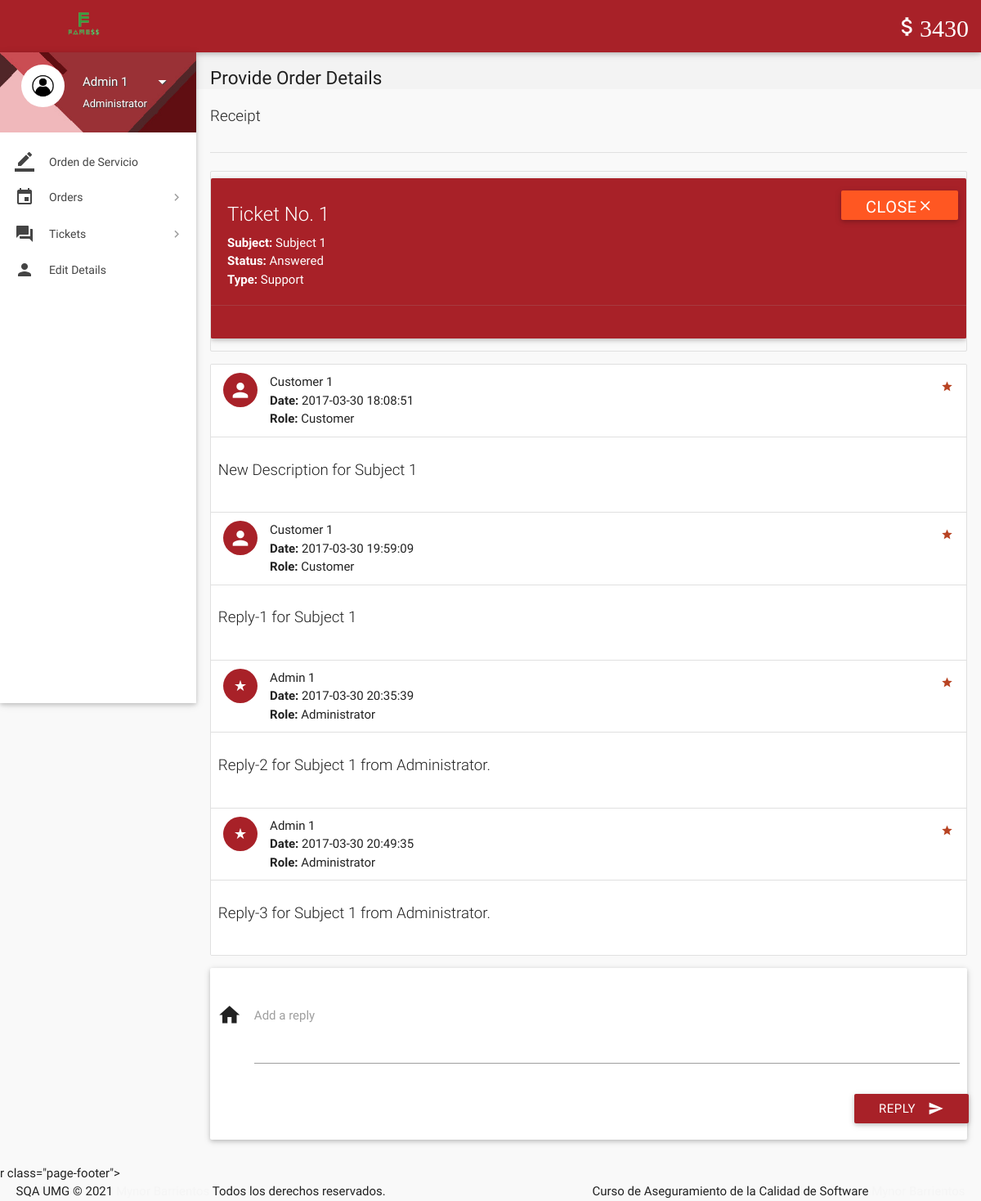
The app's page /view-ticket-admin.php?id=1 (signed in) with its own data.
### tables this page shows
CREATE TABLE `wallet_details` (
  `id` int(11) NOT NULL,
  `wallet_id` int(11) NOT NULL,
  `number` varchar(16) NOT NULL,
  `cvv` int(3) NOT NULL,
  `balance` int(11) NOT NULL DEFAULT '2000'
);

CREATE TABLE `tickets` (
  `id` int(11) NOT NULL,
  `poster_id` int(11) NOT NULL,
  `subject` varchar(100) NOT NULL,
  `description` varchar(3000) NOT NULL,
  `status` varchar(8) NOT NULL DEFAULT 'Open',
  `type` varchar(30) NOT NULL DEFAULT 'Others',
  `date` datetime NOT NULL DEFAULT CURRENT_TIMESTAMP,
  `deleted` tinyint(4) NOT NULL DEFAULT '0'
);

CREATE TABLE `ticket_details` (
  `id` int(11) NOT NULL,
  `ticket_id` int(11) NOT NULL,
  `user_id` int(11) NOT NULL,
  `description` varchar(1000) NOT NULL,
  `date` datetime NOT NULL DEFAULT CURRENT_TIMESTAMP
);

CREATE TABLE `users` (
  `id` int(11) NOT NULL,
  `role` varchar(15) NOT NULL DEFAULT 'Customer',
  `name` varchar(15) NOT NULL,
  `username` varchar(10) NOT NULL,
  `password` varchar(16) NOT NULL,
  `email` varchar(35) NULL,
  `address` varchar(300) NULL,
  `contact` bigint(11) NOT NULL,
  `verified` tinyint(1) NOT NULL DEFAULT '0',
  `deleted` tinyint(4) NOT NULL DEFAULT '0'
);

### includes/wallet.php (called while the page is built)
<?php
$user_id=$_SESSION['user_id'];
$sql = mysqli_query($con, "SELECT * FROM wallet where customer_id = $user_id");
while($row1 = mysqli_fetch_array($sql)){
$wallet_id = $row1['id'];
}
$sql = mysqli_query($con, "SELECT * FROM wallet_details where wallet_id = $wallet_id");
while($row1 = mysqli_fetch_array($sql)){
$balance = $row1['balance'];
}
?>

### includes/connect.php (called while the page is built, shortened)
<?php
$name = $_SESSION['name'];
$role = $_SESSION['role'];
?>

### view-ticket-admin.php (the view, shortened to what this page needs)
<?php
include 'includes/connect.php';
include 'includes/wallet.php';
$continue=0;
if($_SESSION['admin_sid']==session_id())
{
		$ticket_id = $_GET['id'];
		$sql1 = "SELECT * FROM tickets WHERE id = $ticket_id;";
		if(mysqli_num_rows(mysqli_query($con,$sql1))>0){
			$row  = $con->query($sql1)->fetch_assoc();
			$type = $row['type'];
			$subject = $row['subject'];
			$status = $row['status'];
			$continue=1;
		}
		else
			$continue = 0;
}
if($continue){
?>
<!DOCTYPE html>
<html lang="en">
<head>
  <link href="css/materialize.min.css" type="text/css" rel="stylesheet" media="screen,projection">
  <link href="css/style.min.css" type="text/css" rel="stylesheet" media="screen,projection">
  <link href="css/custom/custom.min.css" type="text/css" rel="stylesheet" media="screen,projection">
  <link href="js/plugins/perfect-scrollbar/perfect-scrollbar.css" type="text/css" rel="stylesheet" media="screen,projection">
</head>
<body>
  <header id="header" class="page-topbar">
        <div class="navbar-fixed">
            <nav class="navbar-color">
                <div class="nav-wrapper">
                    <ul class="left">
                      <li><h1 class="logo-wrapper"><a href="index.php" class="brand-logo darken-1"><img src="images/materialize-logo1.png" alt="logo"></a> <span class="logo-text">Logo</span></h1></li>
                    </ul>
                    <ul class="right hide-on-med-and-down">
                        <li><a href="#" class="waves-effect waves-block waves-light"><i class="mdi-editor-attach-money"><?php echo $balance;?></i></a>
                        </li>
                    </ul>
                </div>
            </nav>
        </div>
  </header>
  <div id="main">
    <div class="wrapper">
      <aside id="left-sidebar-nav">
        <ul id="slide-out" class="side-nav fixed leftside-navigation">
            <li class="user-details cyan darken-2">
            <div class="row">
                <div class="col col s4 m4 l4">
                    <img src="images/avatar.jpg" alt="" class="circle responsive-img valign profile-image">
                </div>
                <div class="col col s8 m8 l8">
                    <a class="btn-flat dropdown-button waves-effect waves-light white-text profile-btn" href="#" data-activates="profile-dropdown"><?php echo $name;?> <i class="mdi-navigation-arrow-drop-down right"></i></a>
                    <p class="user-roal"><?php echo $role;?></p>
                </div>
            </div>
            </li>
            <li class="bold"><a href="index.php" class="waves-effect waves-cyan"><i class="mdi-editor-border-color"></i> Orden de Servicio</a>
            </li>
                <li class="no-padding">
                    <ul class="collapsible collapsible-accordion">
                        <li class="bold"><a class="collapsible-header waves-effect waves-cyan"><i class="mdi-editor-insert-invitation"></i> Orders</a>
                        </li>
                    </ul>
                </li>
                 <li class="no-padding">
                    <ul class="collapsible collapsible-accordion">
                        <li class="bold"><a class="collapsible-header waves-effect waves-cyan"><i class="mdi-action-question-answer"></i> Tickets</a>
                        </li>
                    </ul>
                </li>
            <li class="bold"><a href="details.php" class="waves-effect waves-cyan"><i class="mdi-social-person"></i> Edit Details</a>
            </li>
        </ul>
        </aside>
      <section id="content">
        <div id="breadcrumbs-wrapper">
          <div class="container">
            <div class="row">
              <div class="col s12 m12 l12">
                <h5 class="breadcrumbs-title">Provide Order Details</h5>
              </div>
            </div>
          </div>
        </div>
        <div class="container">
          <p class="caption">Receipt</p>
          <div class="divider"></div>
<div class="section">
                                <?php
								echo '<ul id="task-card" class="collection with-header">
									<div id="card-alert" class="card cyan">
										<div class="card-content white-text">
										<span class="card-title white-text darken-1">Ticket No. '.$ticket_id.'</span>
										<p><strong>Subject: </strong>'.$subject.'</p>
										<p><strong>Status: </strong>'.$status.'</p>
										<p><strong>Type: </strong>'.$type.'</p>
										</div>
										<div class="card-action cyan">
										<form method="post" action="routers/ticket-status.php">
										<input type="hidden" name="ticket_id" value="'.$ticket_id.'">
										<input type="hidden" name="status" value="'.($status != 'Closed' ? 'Closed' : 'Open').'">
										<button class="waves-effect waves-light deep-orange btn white-text" type="submit" name="action">'
										.($status != 'Closed' ? 'Close<i class="mdi-navigation-close"></i>' : 'Reopen<i class="mdi-navigation-check"></i>').'
										</button>
										</form>
										</div>
									</div>
                                </ul>';
								echo '<ul id="issues-collection" class="collection">';
								$sql1 = mysqli_query($con, "SELECT * from ticket_details WHERE ticket_id = $ticket_id;");
								while($row1 = mysqli_fetch_array($sql1)){
									$sql2 = "SELECT * FROM users WHERE id = ".$row1['user_id'].";";
									if(mysqli_num_rows(mysqli_query($con,$sql2))>0){
										$row2  = $con->query($sql2)->fetch_assoc();
										$name = $row2['name'];
										$role1 = $row2['role'];
									}
								  echo '
								  <li class="collection-item avatar">
									  <i class="'.($role1=='Administrator' ? 'mdi-action-star-rate' : 'mdi-social-person').' cyan circle"></i>
									  <span class="collection-header"> '.$name.'</span>
									  <p><strong>Date:</strong> '.$row1['date'].'</p>
									  <p><strong>Role:</strong> '.$role1.'</p>
									  <a href="#" class="secondary-content">
									  <i class="mdi-action-grade"></i></a>
								  </li>
								  <li class="collection-item">
									  <div class="row">
									  <p class="caption">'.$row1['description'].'</p>
									  </div>
									  </li>';
								}
							  echo '</ul>';
							  if($status != 'Closed'){
							  echo '
							  <div class="card-panel">
                  <div class="row">
                    <form class="formValidate" id="formValidate" method="post" action="routers/ticket-message.php" novalidate="novalidate" class="col s12">
                      <div class="row">
					  <input type="hidden" name="role" value="'.$role.'">
					  <input type="hidden" name="ticket_id" value="'.$ticket_id.'">
                        <div class="input-field col s12">
                          <i class="mdi-action-home prefix"></i>
                          <textarea name="message" id="message" class="materialize-textarea validate" data-error=".errorTxt1"></textarea>
                          <label for="message" class="">Add a reply</label>
						  <div class="errorTxt1"></div>
                        </div>
                        <div class="row">
                          <div class="input-field col s12">
                            <button class="btn cyan waves-effect waves-light right" type="submit" name="action">Reply
                              <i class="mdi-content-send right"></i>
                            </button>
                          </div>
                        </div>
                      </div>
                    </form>
                  </div>
                </div>';
							  }
								?>
          </div>
              </div>
            </div>
        </div>
  r class="page-footer">
      <div class="footer-copyright">
          <div class="container">
              <span>SQA UMG © 2021 <a class="grey-text text-lighten-4" href="#" target="_blank">Mynor Barrientos</a> Todos los derechos reservados.</span>
              <span class="right"> Curso de Aseguramiento de la Calidad de Software <a class="grey-text text-lighten-4" href="#">Mynor Barrientos</a></span>
          </div>
      </div>
</body>
</html>
<?php
	}
?>

### records on screen
wallet_details: balance "3430"
tickets: subject "Subject 1", status "Answered", type "Support"
ticket_details: user.name "Customer 1", date "2017-03-30 18:08:51", user.role "Customer", description "New Description for Subject 1"
ticket_details: user.name "Customer 1", date "2017-03-30 19:59:09", user.role "Customer", description "Reply-1 for Subject 1"
ticket_details: user.name "Admin 1", date "2017-03-30 20:35:39", user.role "Administrator", description "Reply-2 for Subject 1 from Administrator."
ticket_details: user.name "Admin 1", date "2017-03-30 20:49:35", user.role "Administrator", description "Reply-3 for Subject 1 from Administrator."

### other values on screen
$name "Admin 1"
$role "Administrator"
$ticket_id "1"
